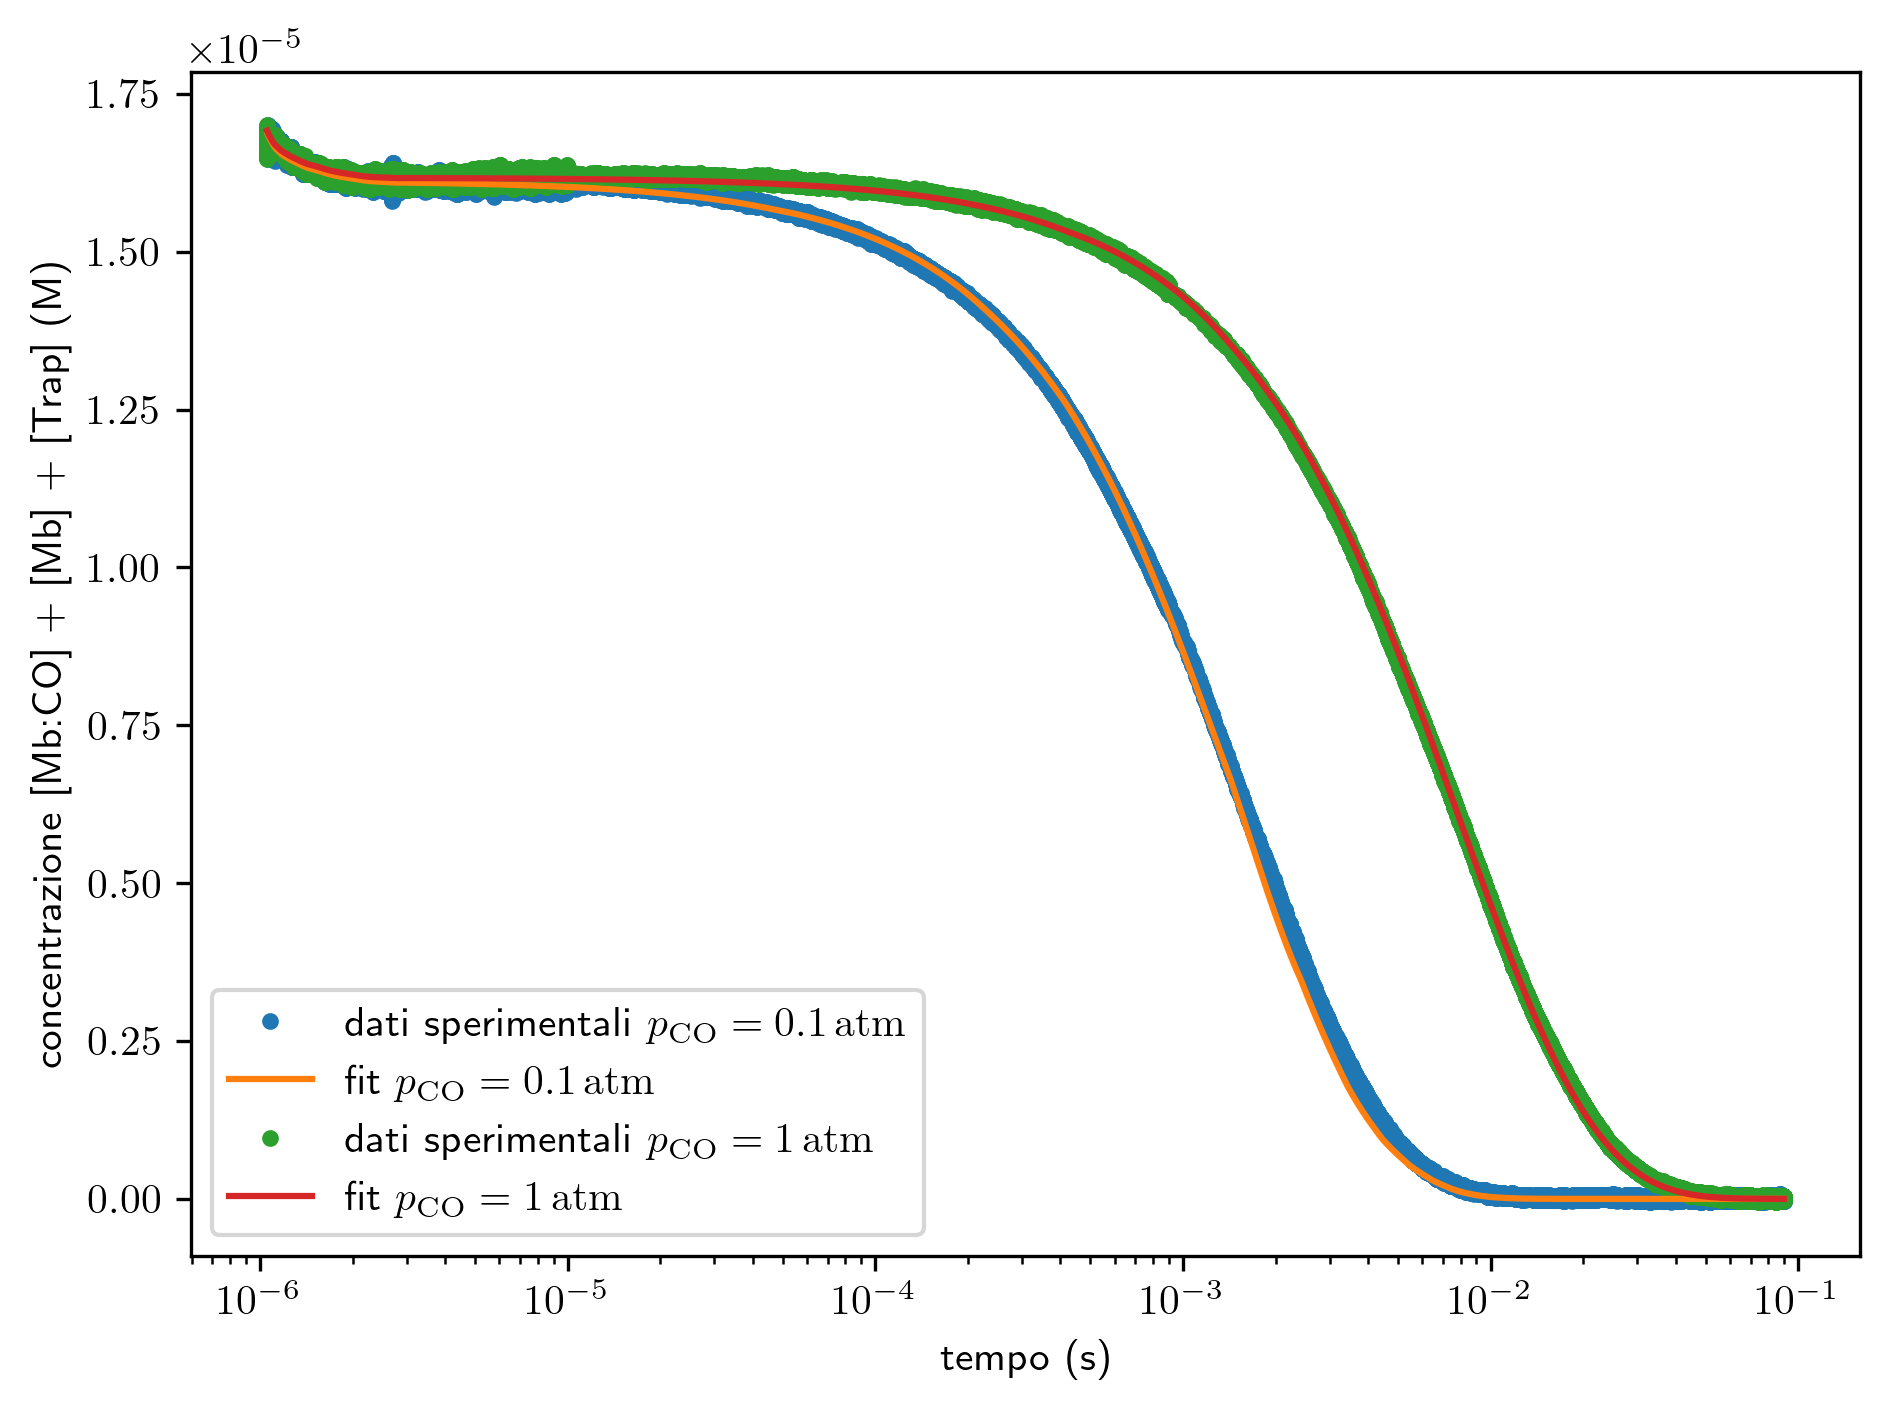

This chart was generated by the following Python code:
import numpy as np
import matplotlib.pyplot as plt
from scipy import fft, optimize, integrate, interpolate, stats, signal
from collections import defaultdict
from itertools import pairwise
from iminuit import Minuit
from labellines import labelLines


plt.rcParams["text.usetex"] = True


def compute_shifted_diff(y, b, offset):
    if offset > 0:
        y2 = y[offset:] - b[:-offset]
    elif offset < 0:
        y2 = y[:offset] - b[-offset:]
    else:
        y2 = y - b

    return y2


t0s = [-1e-7, -1e-6, -1e-4]
data = defaultdict(dict)


for pres in ["1", "01"]:
    base_path = f"1e01_20C/{pres}atmCO/"
    # base_path = f"2022dic19_Mb/{pres}atmCO/T20/"
    for i, t_scale in enumerate(["1us", "100us", "10ms"]):
        t_b, b = np.loadtxt(base_path + f"b{t_scale}.dat", skiprows=5, delimiter=",").T
        t_y, y = np.loadtxt(base_path + f"i{t_scale}.dat", skiprows=5, delimiter=",").T

        print(f"{t_scale}: {np.diff(t_y).mean()}")
        print(f"{t_scale}: {t_y.size}")

        if t_scale == "10ms":
            t_b2, b2 = np.loadtxt(
                base_path + f"b2_{t_scale}.dat", skiprows=5, delimiter=","
            ).T

            assert np.all(t_y == t_b2)

            # b2 /= b2[0]
            # y /= b2

            res = stats.linregress(t_b2, b2)
            b2_fit = res.intercept + res.slope * t_b2
            b2_fit /= b2_fit[0]

            y /= b2_fit

            # b2 -= b2.mean()
            # y -= b2

        loss = []
        offsets = np.arange(-30, 15)

        for offset in offsets:
            y2 = compute_shifted_diff(y, b, offset)
            y_filt = signal.savgol_filter(y2, 1501, 2)

            loss.append(np.std(y2 - y_filt))

        offset = offsets[np.argmin(loss)]
        y2 = compute_shifted_diff(y, b, offset)
        # y_filt = signal.savgol_filter(y2, 1501, 2)

        print(offset)

        # plt.plot(offsets, np.array(loss))
        # plt.show()

        if offset > 0:
            t_y2 = t_y[offset:]
        elif offset < 0:
            t_y2 = t_y[:offset]
        else:
            t_y2 = t_y

        t0 = t0s[i]
        ind = np.argmin(np.abs(t_y2 - t0))

        print("y2 mean:", y2[:ind].mean())
        print("y2 std:", y2[:ind].std())

        y2 = np.log(y2[:ind].mean() / y2)
        y2 /= y2.max()

        data[pres][t_scale] = [t_y2, y2]


eps = np.finfo(float).eps


def rescale(t_short, y_short, t_long, y_long):
    mask = (t_short.min() <= t_long) & (t_long <= t_short.max())
    # mask = (t_long.min() <= t_short) & (t_short <= t_long.max())

    t0 = -min(t_short[0], t_long[0]) + eps

    # logt = np.log(t_short + t0)

    f = interpolate.interp1d(np.log(t_short + t0), y_short)
    y_short_resamp = f(np.log(t_long[mask] + t0))

    # f = interpolate.interp1d(t_long, y_long)
    # y_long_resamp = f(t_short[mask])

    # y_short_resamp = np.interp(t_long[mask], t_short, y_short)

    res = optimize.least_squares(lambda k: y_short_resamp - k * y_long[mask], x0=(1,))
    # res = optimize.least_squares(lambda k: k * y_long_resamp - y_short[mask], x0=(1,))

    if not res.success:
        raise Exception()

    k = res.x.item()

    # plt.plot(np.log(t_long[mask] + t0), y_short_resamp)
    # plt.plot(np.log(t_long[mask] + t0), y_long[mask])
    # plt.plot(np.log(t_long[mask] + t0), k * y_long[mask])
    # plt.show()

    return k


for pres, pres_data in data.items():
    for t_scale_short, t_scale_long in pairwise(pres_data):
        [t_short, y_short] = pres_data[t_scale_short]
        [t_long, y_long] = pres_data[t_scale_long]

        k = rescale(t_short, y_short, t_long, y_long)
        print(k)

        mask = t_long > t_short.max()
        pres_data[t_scale_long] = [t_long[mask], k * y_long[mask]]


final_data = {}
# t_min = np.inf
# t_max = -np.inf

for pres, pres_data in data.items():
    ts, ys = [], []
    for t, y in pres_data.values():
        ts.append(t)
        ys.append(y)

    t, y = [np.concatenate(xs) for xs in (ts, ys)]

    # t_min = min(t[0], t_min)
    # t_max = max(t[-1], t_max)
    final_data[pres] = (t, y)


for pres, (t, y) in final_data.items():
    # t += -t_min + eps

    # logt = np.log(t)

    # y_offset = -y.min() + eps
    # logy = np.log(y + y_offset)

    idx = y.argmax()
    # y /= y.max()
    y /= 0.985

    t = t[idx:]
    y = y[idx:]

    final_data[pres] = (t, y)


def funMb1(t, y, *args):
    k_1, kout, kin, kc, k_c, MbCO, Mb, tra1, CO, MbCO2, Mb2, tra2, CO2 = args

    return [
        k_c * (tra1 + y[2])
        + (-k_1 - kc - kout) * (MbCO + y[0])
        + kin * (Mb + y[1]) * (CO + y[1]),
        kout * (MbCO + y[0]) - kin * (CO + y[1]) * (Mb + y[1]),
        kc * (MbCO + y[0]) - k_c * (tra1 + y[2]),
    ]


def funMb2(t, y, *args):
    k_1, kout, kin, kc, k_c, MbCO, Mb, tra1, CO, MbCO2, Mb2, tra2, CO2 = args

    return [
        k_c * (tra2 + y[2])
        + (-k_1 - kc - kout) * (MbCO2 + y[0])
        + kin * (Mb2 + y[1]) * (CO2 + y[1]),
        kout * (MbCO2 + y[0]) - kin * (CO2 + y[1]) * (Mb2 + y[1]),
        kc * (MbCO2 + y[0]) - k_c * (tra2 + y[2]),
    ]


args0 = [0.3e6, 0.65e7, 1.5e7, 1e7, 1e7, 17e-6, 0, 0, 9.7342e-4, 17e-6, 0, 0, 9.7342e-5]
# args0 = [299999.68750000006,
#  6499978.303914831,
#  14999971.389751548,
#  10000000.0,
#  10000004.768372059,
#  1.710507949615988e-05,
#  0.0,
#  0.0,
#  0.0009145161049738802,
#  1.7167775970350916e-05,
#  0.0,
#  0.0,
#  0.00017992550546792787]

args0 = [300003.0,
 6499863.624485266,
 14999999.99999659,
 10000004.768372059,
 10000000.0,
 1.710576771055941e-05,
 0.0,
 0.0,
 0.0009124997051676579,
 1.7167924891173963e-05,
 0.0,
 0.0,
 0.00017959201069608487]

def fit_fun(args):
    res1 = integrate.solve_ivp(
        funMb1,
        # t_span=[t1[0], t1[-1]],
        t_span=[t_min, t_max],
        y0=[0, 0, 0],
        method=method,
        t_eval=t1,
        vectorized=True,
        args=args,
        first_step=1e-10,
        max_step=1e-3,
    )

    if not res1.success:
        raise Exception()

    # y_fit1 = res1.y.sum(axis=0) + args[5]
    y_fit1 = res1.y.sum(axis=0) + sum(args[5:8])

    res2 = integrate.solve_ivp(
        funMb2,
        # t_span=[t2[0], t2[-1]],
        t_span=[t_min, t_max],
        y0=[0, 0, 0],
        method=method,
        t_eval=t2,
        vectorized=True,
        args=args,
        first_step=1e-10,
        max_step=1e-3,
    )

    if not res2.success:
        raise Exception()

    # y_fit2 = res2.y.sum(axis=0) + args[9]
    y_fit2 = res2.y.sum(axis=0) + sum(args[9:12])

    return np.sum((y1 - y_fit1) ** 2) + np.sum((y2 - y_fit2) ** 2)


(t1, y1), (t2, y2) = final_data.values()

t_min, t_max = min(t1[0], t2[0]), max(t1[-1], t2[-1])
y1 = y1 * 17e-6
y2 = y2 * 17e-6

method = "BDF"

# res = optimize.minimize(
#     fit_fun,
#     x0=args0,
#     bounds=[(0, None) for _ in range(len(args0))],
#     tol=1e-6,
#     # args=(t1, y1, t2, y2),
# )
# args_best = res.x

m = Minuit(fit_fun, args0)
m.limits = (0, None)
# m.tol = 1e-6
m.migrad()
args_best = list(m.values)


res1 = integrate.solve_ivp(
    funMb1,
    # t_span=[t1[0], t1[-1]],
    t_span=[t_min, t_max],
    y0=[0, 0, 0],
    method=method,
    t_eval=t1,
    vectorized=True,
    args=args_best,
    first_step=1e-10,
    max_step=1e-3,
)

# y_fit1 = res1.y.sum(axis=0) + args_best[5]
y_fit1 = res1.y.sum(axis=0) + sum(args_best[5:8])


res2 = integrate.solve_ivp(
    funMb2,
    # t_span=[t2[0], t2[-1]],
    t_span=[t_min, t_max],
    y0=[0, 0, 0],
    method=method,
    t_eval=t2,
    vectorized=True,
    args=args_best,
    first_step=1e-10,
    max_step=1e-3,
)

# y_fit2 = res2.y.sum(axis=0) + args_best[9]
y_fit2 = res2.y.sum(axis=0) + sum(args_best[9:12])

plt.plot(
    t1,
    y1,
    ".",
    label=r"dati sperimentali $p_{\mathrm{CO}} = 0.1\,\mathrm{atm}$",
    zorder=0,
)
plt.plot(t1, y_fit1, label=r"fit $p_{\mathrm{CO}} = 0.1\,\mathrm{atm}$", zorder=1)

plt.plot(
    t2,
    y2,
    ".",
    label=r"dati sperimentali $p_{\mathrm{CO}} = 1\,\mathrm{atm}$",
    zorder=0,
)
plt.plot(t2, y_fit2, label=r"fit $p_{\mathrm{CO}} = 1\,\mathrm{atm}$", zorder=1)


plt.xlabel("tempo (s)")
plt.ylabel("concentrazione [Mb:CO] + [Mb] + [Trap] (M)")
plt.xscale("log")

plt.legend()
plt.tight_layout()
plt.savefig("fit2.png", dpi=300, bbox_inches="tight")
plt.show()

plt.plot(t1, y_fit1, label="[Mb:CO] + [Mb] + [Trap]")
plt.plot(t1, res1.y[1] + args_best[6], label="[Mb]")
plt.plot(t1, res1.y[2] + args_best[7], label="[Trap]")


plt.xlabel("tempo (s)")
plt.ylabel("concentrazione (M)")
plt.xscale("log")

plt.legend()
plt.tight_layout()
plt.savefig("tot_mb_trap.png", dpi=300, bbox_inches="tight")
plt.show()
